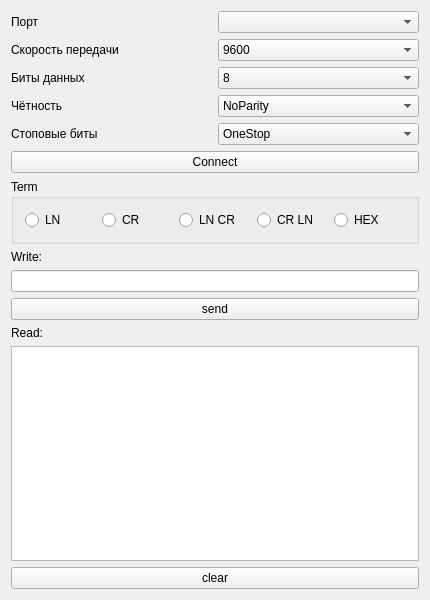
<?xml version="1.0" encoding="UTF-8"?>
<ui version="4.0">
 <class>MainWindow</class>
 <widget class="QMainWindow" name="MainWindow">
  <property name="geometry">
   <rect>
    <x>0</x>
    <y>0</y>
    <width>430</width>
    <height>600</height>
   </rect>
  </property>
  <property name="windowTitle">
   <string>MainWindow</string>
  </property>
  <widget class="QWidget" name="centralWidget">
   <layout class="QGridLayout" name="gridLayout">
    <item row="0" column="1">
     <widget class="QComboBox" name="comboBox">
      <property name="enabled">
       <bool>true</bool>
      </property>
     </widget>
    </item>
    <item row="1" column="0">
     <widget class="QLabel" name="label_4">
      <property name="text">
       <string>Скорость передачи</string>
      </property>
     </widget>
    </item>
    <item row="1" column="1">
     <widget class="QComboBox" name="comboBox_2">
      <item>
       <property name="text">
        <string>9600</string>
       </property>
      </item>
      <item>
       <property name="text">
        <string>75</string>
       </property>
      </item>
      <item>
       <property name="text">
        <string>110</string>
       </property>
      </item>
      <item>
       <property name="text">
        <string>134</string>
       </property>
      </item>
      <item>
       <property name="text">
        <string>150</string>
       </property>
      </item>
      <item>
       <property name="text">
        <string>300</string>
       </property>
      </item>
      <item>
       <property name="text">
        <string>600</string>
       </property>
      </item>
      <item>
       <property name="text">
        <string>1200</string>
       </property>
      </item>
      <item>
       <property name="text">
        <string>1800</string>
       </property>
      </item>
      <item>
       <property name="text">
        <string>2400</string>
       </property>
      </item>
      <item>
       <property name="text">
        <string>4800</string>
       </property>
      </item>
      <item>
       <property name="text">
        <string>7200</string>
       </property>
      </item>
      <item>
       <property name="text">
        <string>14400</string>
       </property>
      </item>
      <item>
       <property name="text">
        <string>19200</string>
       </property>
      </item>
      <item>
       <property name="text">
        <string>38400</string>
       </property>
      </item>
      <item>
       <property name="text">
        <string>57600</string>
       </property>
      </item>
      <item>
       <property name="text">
        <string>115200</string>
       </property>
      </item>
      <item>
       <property name="text">
        <string>128000</string>
       </property>
      </item>
     </widget>
    </item>
    <item row="2" column="0">
     <widget class="QLabel" name="label_5">
      <property name="text">
       <string>Биты данных</string>
      </property>
     </widget>
    </item>
    <item row="2" column="1">
     <widget class="QComboBox" name="comboBox_3">
      <property name="currentText">
       <string>8</string>
      </property>
      <item>
       <property name="text">
        <string>8</string>
       </property>
      </item>
      <item>
       <property name="text">
        <string>7</string>
       </property>
      </item>
      <item>
       <property name="text">
        <string>6</string>
       </property>
      </item>
      <item>
       <property name="text">
        <string>5</string>
       </property>
      </item>
     </widget>
    </item>
    <item row="3" column="0">
     <widget class="QLabel" name="label_6">
      <property name="text">
       <string>Чётность</string>
      </property>
     </widget>
    </item>
    <item row="3" column="1">
     <widget class="QComboBox" name="comboBox_4">
      <item>
       <property name="text">
        <string>NoParity</string>
       </property>
      </item>
      <item>
       <property name="text">
        <string>EvenParity</string>
       </property>
      </item>
      <item>
       <property name="text">
        <string>OddParity</string>
       </property>
      </item>
      <item>
       <property name="text">
        <string>SpaceParity</string>
       </property>
      </item>
      <item>
       <property name="text">
        <string>MarkParity</string>
       </property>
      </item>
     </widget>
    </item>
    <item row="4" column="0">
     <widget class="QLabel" name="label_7">
      <property name="text">
       <string>Стоповые биты</string>
      </property>
     </widget>
    </item>
    <item row="4" column="1">
     <widget class="QComboBox" name="comboBox_5">
      <item>
       <property name="text">
        <string>OneStop</string>
       </property>
      </item>
      <item>
       <property name="text">
        <string>OneAndHalfStop</string>
       </property>
      </item>
      <item>
       <property name="text">
        <string>TwoStop</string>
       </property>
      </item>
     </widget>
    </item>
    <item row="5" column="0" colspan="2">
     <widget class="QPushButton" name="pushButton_2">
      <property name="text">
       <string>Connect</string>
      </property>
      <property name="checkable">
       <bool>true</bool>
      </property>
      <property name="checked">
       <bool>false</bool>
      </property>
     </widget>
    </item>
    <item row="6" column="0" colspan="2">
     <widget class="QGroupBox" name="groupBox">
      <property name="title">
       <string>Term</string>
      </property>
      <layout class="QGridLayout" name="gridLayout_2">
       <item row="0" column="1">
        <widget class="QRadioButton" name="radioButton_2">
         <property name="text">
          <string>CR</string>
         </property>
        </widget>
       </item>
       <item row="0" column="2">
        <widget class="QRadioButton" name="radioButton_3">
         <property name="text">
          <string>LN CR</string>
         </property>
        </widget>
       </item>
       <item row="0" column="0">
        <widget class="QRadioButton" name="radioButton">
         <property name="text">
          <string>LN</string>
         </property>
        </widget>
       </item>
       <item row="0" column="3">
        <widget class="QRadioButton" name="radioButton_4">
         <property name="text">
          <string>CR LN</string>
         </property>
        </widget>
       </item>
       <item row="0" column="4">
        <widget class="QRadioButton" name="radioButton_5">
         <property name="text">
          <string>HEX</string>
         </property>
        </widget>
       </item>
      </layout>
     </widget>
    </item>
    <item row="7" column="0">
     <widget class="QLabel" name="label_2">
      <property name="text">
       <string>Write:</string>
      </property>
     </widget>
    </item>
    <item row="8" column="0" colspan="2">
     <widget class="QLineEdit" name="lineEdit"/>
    </item>
    <item row="9" column="0" colspan="2">
     <widget class="QPushButton" name="pushButton">
      <property name="text">
       <string>send</string>
      </property>
     </widget>
    </item>
    <item row="10" column="0">
     <widget class="QLabel" name="label">
      <property name="text">
       <string>Read:</string>
      </property>
     </widget>
    </item>
    <item row="11" column="0" colspan="2">
     <widget class="QTextEdit" name="textEdit">
      <property name="html">
       <string>&lt;!DOCTYPE HTML PUBLIC &quot;-//W3C//DTD HTML 4.0//EN&quot; &quot;http://www.w3.org/TR/REC-html40/strict.dtd&quot;&gt;
&lt;html&gt;&lt;head&gt;&lt;meta name=&quot;qrichtext&quot; content=&quot;1&quot; /&gt;&lt;style type=&quot;text/css&quot;&gt;
p, li { white-space: pre-wrap; }
&lt;/style&gt;&lt;/head&gt;&lt;body style=&quot; font-family:'MS Shell Dlg 2'; font-size:8.25pt; font-weight:400; font-style:normal;&quot;&gt;
&lt;p style=&quot;-qt-paragraph-type:empty; margin-top:0px; margin-bottom:0px; margin-left:0px; margin-right:0px; -qt-block-indent:0; text-indent:0px;&quot;&gt;&lt;br /&gt;&lt;/p&gt;&lt;/body&gt;&lt;/html&gt;</string>
      </property>
     </widget>
    </item>
    <item row="12" column="0" colspan="2">
     <widget class="QPushButton" name="pushButton_3">
      <property name="text">
       <string>clear</string>
      </property>
     </widget>
    </item>
    <item row="0" column="0">
     <widget class="QLabel" name="label_3">
      <property name="text">
       <string>Порт</string>
      </property>
     </widget>
    </item>
   </layout>
  </widget>
 </widget>
 <layoutdefault spacing="6" margin="11"/>
 <resources/>
 <connections/>
</ui>
